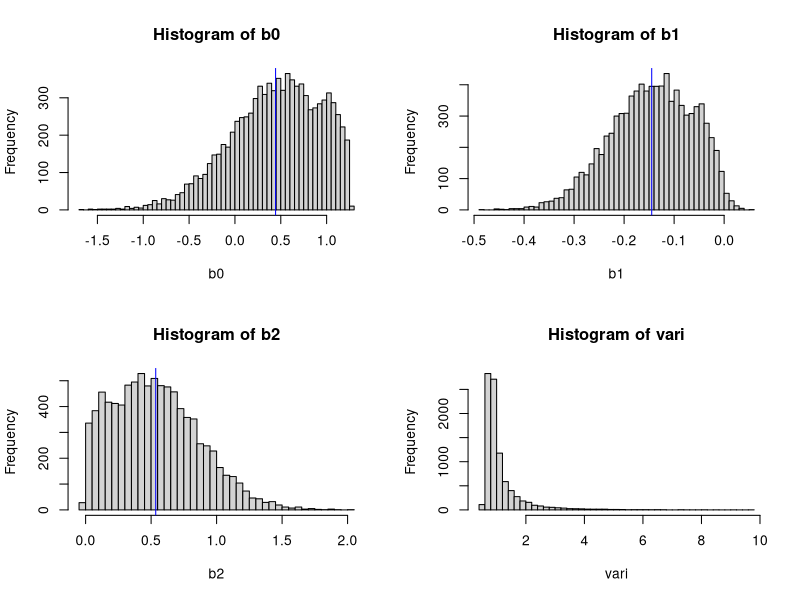
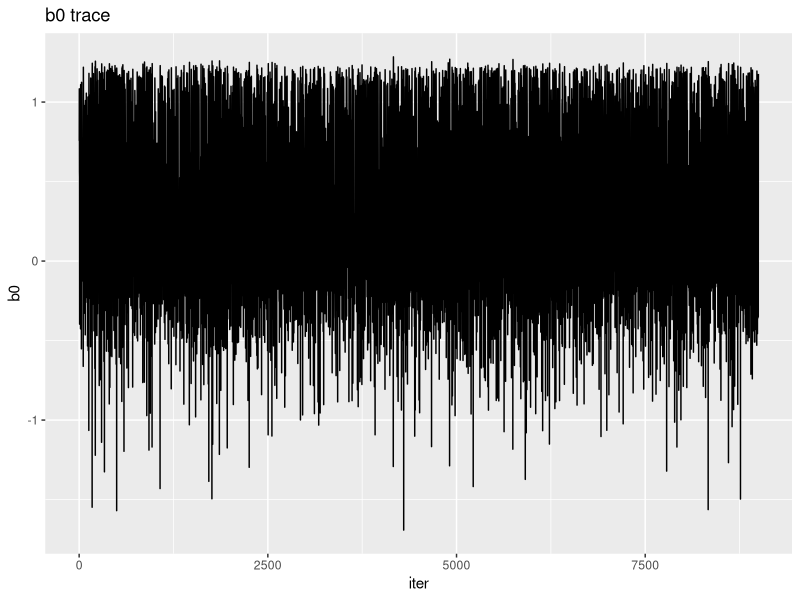
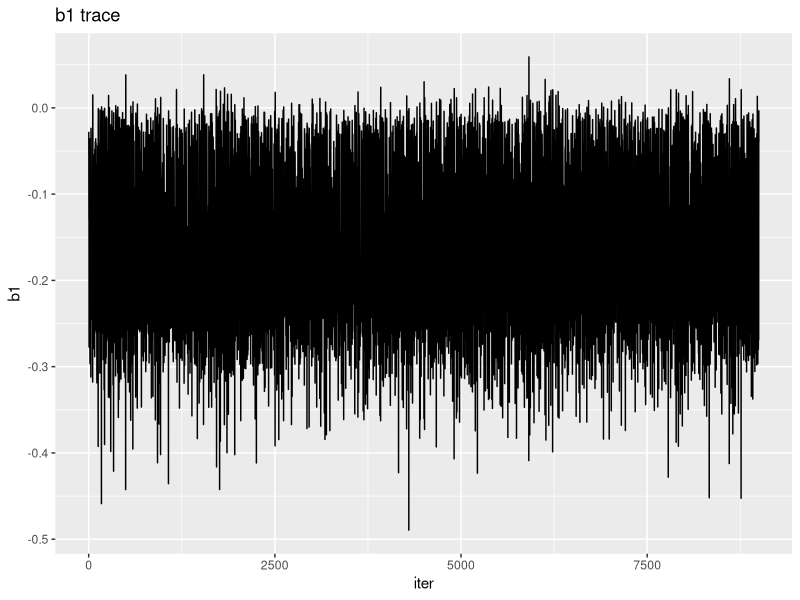
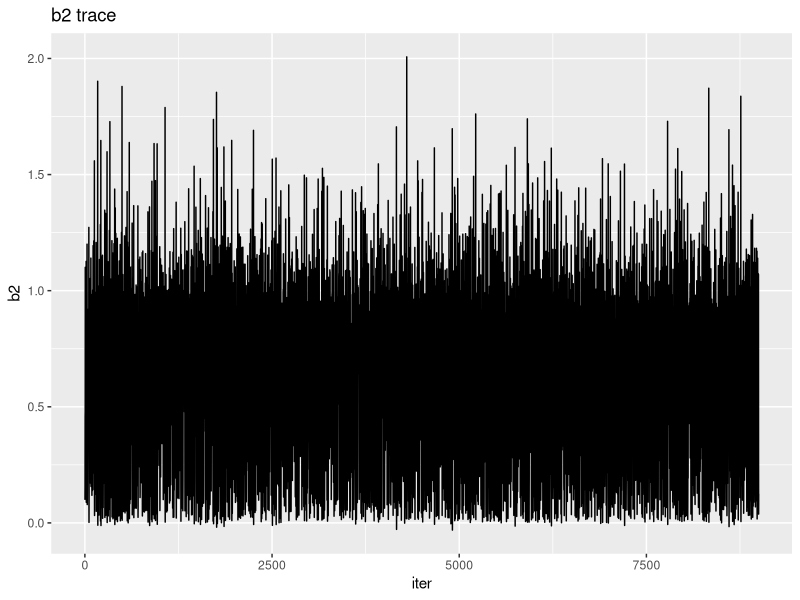
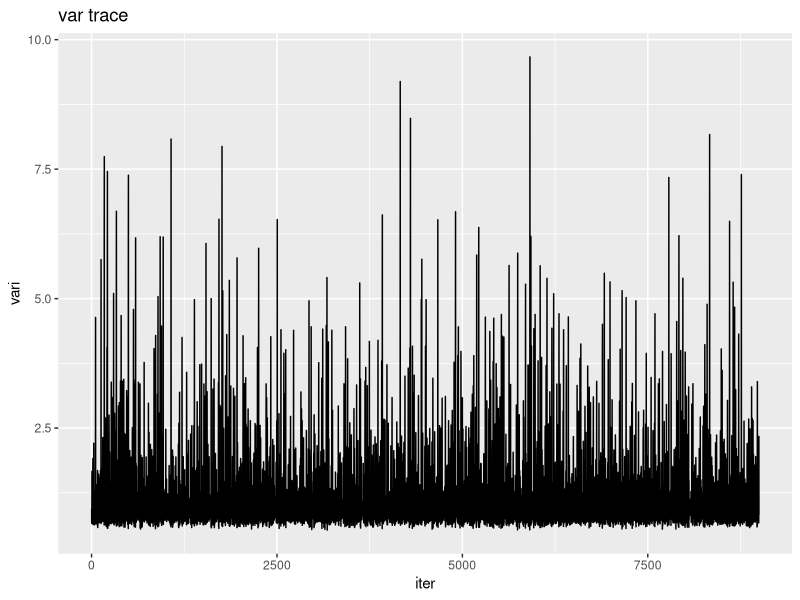

Source code (R) for these figures, in order:
## ---- chunk 1
## First, all priors have to be set

a.prior <- 0.001
b.prior <- 0.001

mu0 <- 1
sigma0 <- 10000

mu1 <- 1
sigma1 <- 10000

mu2 <- 1
sigma2 <- 10000

## For the input of the Gibbs Sampler, one should provide: 
        ## a vector of continuous variables that serves as your dependent variable
        ## two vectors of continuous variables that serve as your independent variables
        ## a burn.in period (by default 1000 iterations)
        ## a total amount of iterations (by default 10000)
        ## the initial values for every regression coefficient
        ## a method function that specifies per parameter whether they would 
        ## like to have it sampled through a Gibbs Sampler or Metropolis Hastings algorithm
          ## by default, it assumes a Gibbs sampler for every regression coefficient, 
          ## and if you want to redefine it to a MH, you should change the 0 to a 1
          ## for the regression coefficient you want to change
              ## Examples: 
                ## method = c(0, 1, 0) will make it so that b1 is done through MH
GibbsSampler <- function(Y, X1, X2, burn.in = 1000, iterations = 10000, initial.values = c(1, 1, 1), method = c(0, 0, 0)) {
  ## First, the function should require ggplot2 as it is used to create traceplots later
  library(ggplot2)
  ## First create space
  b0 <- rep(0, iterations)
  b1 <- rep(0, iterations)
  b2 <- rep(0, iterations)
  vari <- rep(0, iterations)
  
  ## Then assume the specified initial values
  b0[1] <- initial.values[1]
  b1[1] <- initial.values[2]
  b2[1] <- initial.values[3]
  vari[1] <- 1
  N <- length(Y)
 
  ## Now, we will start the sampling, it should start at the second element
  ## because the first element will be the initial values
  for(i in 2:iterations) {
    
    ## In every loop, We first update the intercept:
    ## Check whether the intercept should be sampled through Gibbs or MH
    if(method[1] == 0) {
      
      ## If through Gibbs Sampler:
      
      ## First, we update the parameters of the intercept (mean and standard deviation) with the following formula:
    
      mean.0.post <- (sum(Y - b1[i - 1]*X1 - b2[i - 1]*X2, na.rm = TRUE)/vari[i - 1] + (mu0 / sigma0)) / ((N / vari[i - 1]) + (mu0 / sigma0))
      sd.0.post <- 1 / ((N / vari[i - 1]) + (mu0 / sigma0))

      ## Then through rnorm we randomly sample from a normal distribution the next value for b0 with the
      ## above calculated mean and standard deviation
      b0[i] <- rnorm(n = 1, mean = mean.0.post, sd = sd.0.post)
    } else {
      
      ## If through MH:
      
      ## First...
    }
 
    ## Then, every loop, we will update the coefficient of the first independent variable
    
    ## Again, check whether Gibbs or MH:
    if(method[2] == 0) {
    
      ## If through Gibbs:
      
      ## We can update the mean and standard deviation of the regression coefficient for the first variable
      ## using the updated value of the intercept
      mean.1.post <- (sum(X1*(Y - b0[i] - b2[i - 1]*X2), na.rm = TRUE)/vari[i - 1] + (mu1 / sigma1)) / sum(X1^2, na.rm = TRUE)/vari[i - 1] + (mu1 / sigma1)
      sd.1.post <- 1/((sum(X1^2, na.rm = TRUE) / vari[i - 1]) + (mu1 / sigma1))
    
      ## Then again we randomly sample a new b1 through rnorm
      b1[i] <- rnorm(n = 1, mean = mean.1.post, sd = sd.1.post)
    } else {
      ## If through MH:
      
      ## First... 
    }
    
    ## Then, every loop, we update the regression coefficient of the second variable
    
    ## But first check whether Gibbs oR MH:

    if(method[3] == 0) {
      
      ## If through Gibbs:
    
      ## We update the mean and standard deviation of the regression coefficient for the second variable
      ## using the updated value of both the intercept and b1
      mean.2.post <- (sum(X2*(Y - b0[i] - b1[i]*X1), na.rm = TRUE)/vari[i - 1] + (mu2 / sigma2)) / sum(X2^2, na.rm = TRUE)/vari[i - 1] + (mu2 / sigma2)
      sd.2.post <- 1/((sum(X2^2, na.rm = TRUE) / vari[i - 1]) + (mu2 / sigma2))
   
      ## Then, we randomly sample a new b2
      b2[i] <- rnorm(n = 1, mean = mean.2.post, sd = sd.2.post)
    } else {
      ## If through MH:
      
      ## ...
    }
    
    ## Finally, we update the parameters for the distribution of our variance using all above updated values
    a.post <- N / 2 + a.prior
    b.post <- sum((Y - (b0[i] + b1[i]*X1 + b2[i]*X2))^2, na.rm = TRUE) / 2 + b.prior

    ## And randomly sample a new variance again through rgamma
    vari[i] <- 1/rgamma(n = 1, shape = a.post, rate = b.post)
      ## We use the inverse of the randomly sample because we want the value of the variance, and not the precision.
  }
  
  ## Then, we remove the values of the burn-in
  b0 <- b0[-c(1:burn.in)]
  b1 <- b1[-c(1:burn.in)]
  b2 <- b2[-c(1:burn.in)]
  vari <- vari[-c(1:burn.in)]
  
  ## We also want the posterior distributions (histograms) of all parameters
  par(mfrow = c(2,2))
  hist(b0, breaks = 50)
  abline(v = mean(b0), col = "blue")
  hist(b1, breaks = 50)
  abline(v = mean(b1), col = "blue")
  hist(b2, breaks = 50)
  abline(v = mean(b2), col = "blue")
  hist(vari, breaks = 50)
  
  ## We want a dataframe consisting of all the sampled parameter values
  data_frame <- as.data.frame(cbind(b0, b1, b2, vari, iter = 1:length(b0)))
  
  ## And we want traceplots for all the parameters to assess convergence
  traceplot1 <- ggplot(data_frame, aes(x=iter, y=b0)) + 
    geom_line() + 
    labs(title="b0 trace")
  traceplot1
  
  traceplot2 <- ggplot(data_frame, aes(x=iter, y=b1)) + 
    geom_line() + 
    labs(title="b1 trace")
  traceplot2
  
  traceplot3 <- ggplot(data_frame, aes(x=iter, y=b2)) + 
    geom_line() + 
    labs(title="b2 trace")
  traceplot3
  
  traceplot4 <- ggplot(data_frame, aes(x=iter, y=vari)) + 
    geom_line() + 
    labs(title="var trace")
  traceplot4
  
  ## We create a list of all the output we want
  list_of_output <- list(data_frame, traceplot1, traceplot2, traceplot3, traceplot4)
  
  ## And finally, we ask the function to return this list of output
  return(list_of_output)
}

## ---- chunk 2
## Testing the sampler
library(haven)
data <- read_sav("Exercise 2 - Data.sav")
str(data)

summary(lm(attitude ~ extraversion + agreeableness, data = data))

GibbsSampler(data$attitude, data$extraversion, data$agreeableness, burn.in = 1000, iterations = 10000)

## ---- chunk 3

autocorrelationplot <- function(X) {
  
}
